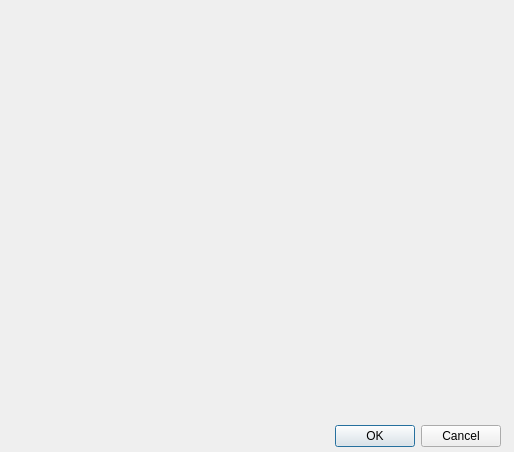
<?xml version="1.0" encoding="UTF-8"?>
<ui version="4.0">
 <class>Main</class>
 <widget class="QDialog" name="Main">
  <property name="geometry">
   <rect>
    <x>0</x>
    <y>0</y>
    <width>514</width>
    <height>452</height>
   </rect>
  </property>
  <property name="windowTitle">
   <string>Dialog</string>
  </property>
  <widget class="QDialogButtonBox" name="buttonBox">
   <property name="geometry">
    <rect>
     <x>160</x>
     <y>420</y>
     <width>341</width>
     <height>32</height>
    </rect>
   </property>
   <property name="orientation">
    <enum>Qt::Horizontal</enum>
   </property>
   <property name="standardButtons">
    <set>QDialogButtonBox::Cancel|QDialogButtonBox::Ok</set>
   </property>
  </widget>
  <widget class="QLabel" name="Image">
   <property name="geometry">
    <rect>
     <x>90</x>
     <y>70</y>
     <width>251</width>
     <height>221</height>
    </rect>
   </property>
   <property name="text">
    <string/>
   </property>
   <property name="alignment">
    <set>Qt::AlignCenter</set>
   </property>
  </widget>
 </widget>
 <resources/>
 <connections>
  <connection>
   <sender>buttonBox</sender>
   <signal>accepted()</signal>
   <receiver>Main</receiver>
   <slot>accept()</slot>
   <hints>
    <hint type="sourcelabel">
     <x>248</x>
     <y>254</y>
    </hint>
    <hint type="destinationlabel">
     <x>157</x>
     <y>274</y>
    </hint>
   </hints>
  </connection>
  <connection>
   <sender>buttonBox</sender>
   <signal>rejected()</signal>
   <receiver>Main</receiver>
   <slot>reject()</slot>
   <hints>
    <hint type="sourcelabel">
     <x>316</x>
     <y>260</y>
    </hint>
    <hint type="destinationlabel">
     <x>286</x>
     <y>274</y>
    </hint>
   </hints>
  </connection>
 </connections>
</ui>
